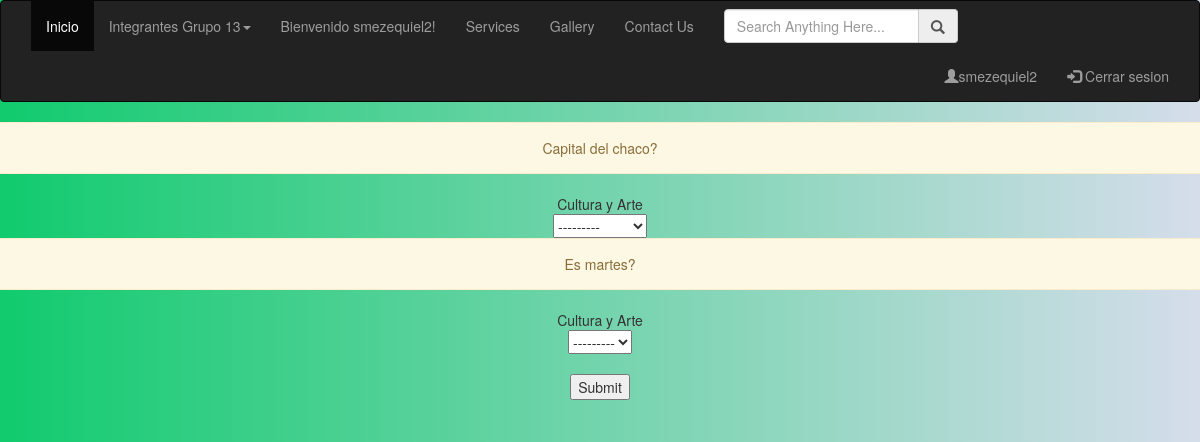
Screenshot of /juegote/1 (signed in) with the database file from the repository.
### juegote/models.py (models this page shows, shortened)
class Categoria(models.Model):
    categoria = models.CharField(max_length=100)
    descripcion = models.CharField(max_length=800)
    def __str__(self):  # De esta manera cuando hago referencia a algo relacionado a categoria directamente aparecen los nombres correctos
        return self.categoria

class Pregunta(models.Model):
    autor = models.ForeignKey('auth.User', on_delete=models.CASCADE)
    pregunta = models.CharField(max_length=500)
    fecha_creacion = models.DateTimeField(auto_now_add=True)
    id_categoria = models.ForeignKey('Categoria', on_delete=models.CASCADE)

### juegote/views.py (the view)
# urls.py: path('<int:identificador>', views.listar_preguntas, name='listar_preguntas'),
@login_required(login_url='/login')
def listar_preguntas(request, identificador):
    if request.method == "POST":
        resultado = 0
        numero_preguntas = len(Pregunta.objects.filter(
            id_categoria_id=identificador))
        data = {}
        for i in range(1, numero_preguntas+1):
            opcion = Respuesta.objects.get(pk=request.POST[str(i)])
            resultado += opcion.puntaje
            pregunta = Pregunta.objects.get(pk=opcion.id_pregunta_id)
            data[pregunta] = [opcion.opcion, opcion.puntaje]
        Partida.objects.create(usuario=request.user,
                               fecha=datetime.now, resultado=resultado)
        return render(request, 'juegote/resultados.html', {"data": data, "resultado": resultado})
    else:
        data = {}
        preguntas = Pregunta.objects.filter(id_categoria_id=identificador).order_by(
            '?')[:]  # Cuantas preguntas se van a mostrar
        for item in preguntas:
            respuestas = Respuesta.objects.filter(id_pregunta=item.id)
            categoria = Categoria.objects.get(pk=item.id_categoria.id)
            data[item.pregunta] = {
                "opciones": respuestas, "categoria": categoria}
        return render(request, 'juegote/listar_preguntas.html', {"preguntas": preguntas, "data": data})

### templates/juegote/listar_preguntas.html (shortened to what this page needs)
{% extends "base2.html" %}
{% block body %}
        <center><div class="row justify-content-md-center m-4">
            <div class="mb-3 row-cols-lg-6">
                    <form action="" method="POST">
                    {% for item, value in data.items %}
                        <div class="alert alert-warning" role="alert">
                            {{ item }}
                        </div>
                        {{value.categoria}} <br>
                            <select name="{{ forloop.counter }}">
                                <option value="">---------</option>
                            </select>
                        <br>
                    {% endfor %}
                    <br>
                    <input type="submit" value="Submit">
                    </form>
                </div>
            </div></center>
{% endblock %}

### templates/base2.html (shortened to what this page needs)
{% load static %}
<html>
  <head>
    <link rel="stylesheet" type="text/css" href="{% static 'css/styles.css' %>}?{% now "U" %}/>
  <link href="https://cdn.jsdelivr.net/npm/bootstrap@5.1.0/dist/css/bootstrap.min.css" rel="stylesheet"
>
</head>
  <body>
    <link rel="stylesheet" href="https://maxcdn.bootstrapcdn.com/bootstrap/3.3.7/css/bootstrap.min.css">
    <div class="navbar navbar-inverse">
            <div class="container-fluid">
                <div class="row">
                    <div class="col-lg-12">
                        <div class="navbar-collapse collapse" id="mobile_menu">
                            <ul class="nav navbar-nav">
                                <li class="active"><a href="/">Inicio</a></li>
                                <li><a href="#" class="dropdown-toggle" data-toggle="dropdown">Integrantes Grupo 13<span class="caret"></span></a>
                                </li>
                                <li><a href="#">Bienvenido {{request.user.username}}!</a></li>
                                <li><a href="#">Services</a></li>
                                <li><a href="#">Gallery</a></li>
                                <li><a href="#">Contact Us</a></li>
                            </ul>
                            <ul class="nav navbar-nav">
                                <li>
                                    <form action="" class="navbar-form">
                                        <div class="form-group">
                                            <div class="input-group">
                                                <input type="search" name="search" id="" placeholder="Search Anything Here..." class="form-control">
                                                <span class="input-group-addon"><span class="glyphicon glyphicon-search"></span></span>
                                            </div>
                                        </div>
                                    </form>
                                </li>
                            </ul>
                            {% if request.user.username %}
                            <div class="nav navbar-nav navbar-right">
                                <li><a class= "nav-link disabled" href="#" tabindex="-1" aria-disabled="true" ><span class="glyphicon glyphicon-user"></span>{{request.user.username}}</a></li>
                            <li><a href="/logout"><span class="glyphicon glyphicon-log-in"></span> Cerrar sesion</a></li>
                            </div>
                            {% endif %}
                        </div>
                    </div>
                </div>
            </div>
        </div>
    {% block body %}{% endblock %}
  </body>
</html>

### templates/base2.html (style rules this page uses)
body { background: #11cb6e; background: -webkit-linear-gradient(to right, rgb(17, 203, 110), rgb(213, 221, 235)); background: linear-gradient(to right, rgba(17, 203, 110), rgba(213, 221, 235)) }

### rows the page displays
Categoria: pregunta "Capital del chaco?", categoria "Cultura y Arte", pregunta "Es martes?"

### other values shown
{{ request.user.username }} "smezequiel2"
